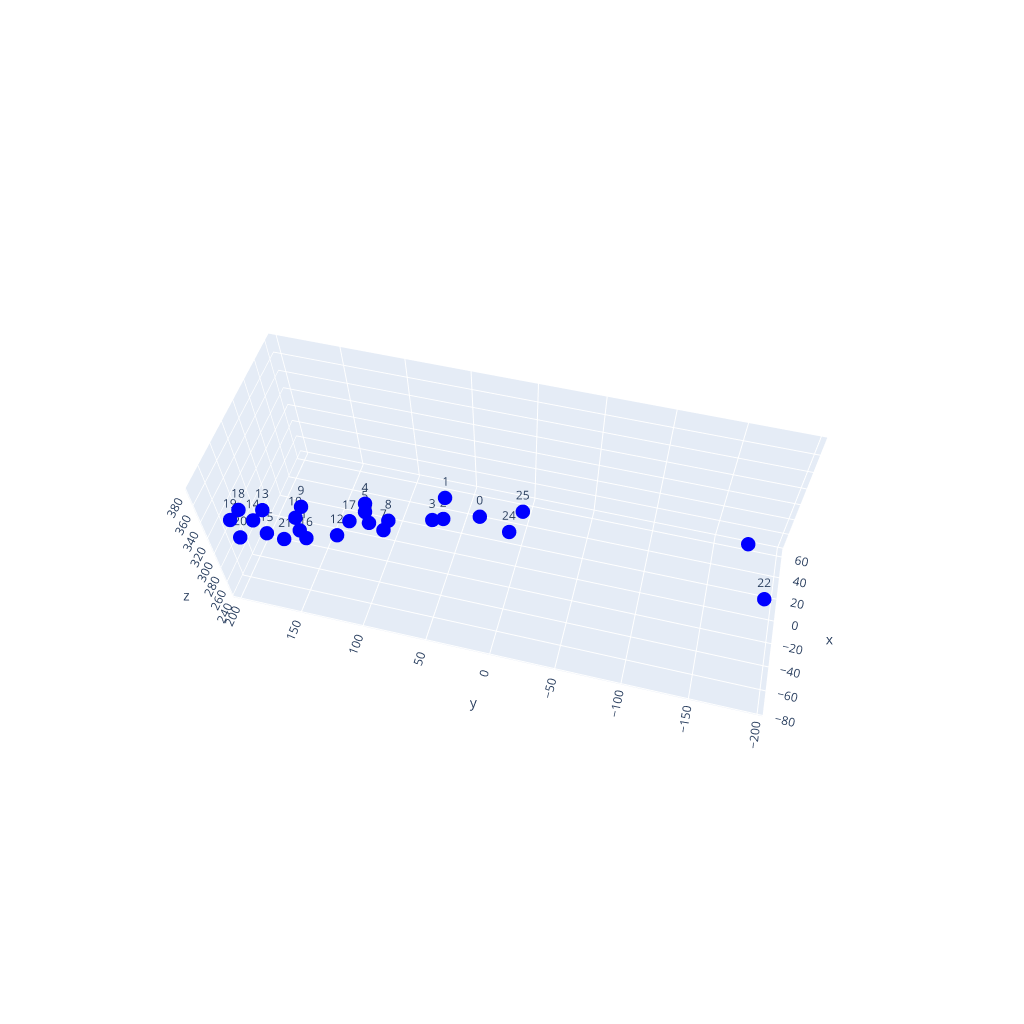

The notebook cell this image was saved under:
### Code cell
handMarkers, palmMarkers, palmPlnNormals, palmCentroids, fingers = generate_hand_poses(HandModel, state, num_poses=1, x_limits=[0, 0], y_limits=[0, 0], z_limits=[300, 300], limitsPS=[-70, 70], limis_FE=[-60, 60], limits_WD=[-60, 60])    
fig = go.Figure()
for pos_markers in handMarkers:
    fig = plot_hand(fig, pos_markers)
fig.show()

### Figure 1 — Plotly figure (JSON) as saved in the notebook; plotly's stock layout.template omitted (floating-point values rounded to 4 significant figures)
{"data": [{"marker": {"color": "blue", "size": 5}, "mode": "markers+text", "text": [0, 1, 2, 3, 4, 5, 6, 7, 8, 9, 10, 11, 12, 13, 14, 15, 16, 17, 18, 19, 20, 21, 22, 23, 24, 25], "type": "scatter3d", "x": [-26.61, -11.4, -0.5505, -52.06, -35.75, -29.04, -25.1, -17.12, -66.04, -51.39, -49.18, -46.08, -31.34, -60.88, -60.24, -55.77, -41.77, -76.28, -65.53, -64.82, -64.56, -47.6, 5.193, 62.94, 6.182, -6.182], "y": [19.52, 49.76, 56.82, 45.15, 101.1, 106.0, 106.7, 100.0, 70.6, 142.6, 151.2, 153.0, 132.2, 167.7, 178.8, 174.6, 152.3, 93.31, 183.3, 194.0, 191.6, 167.6, -192.0, -176.2, 6.688, -6.688], "z": [337.4, 329.4, 285.1, 360.1, 337.8, 316.7, 296.8, 278.1, 370.0, 341.3, 321.7, 300.4, 280.0, 341.7, 324.2, 302.7, 284.0, 375.9, 342.9, 325.8, 303.8, 285.7, 257.8, 242.2, 275.6, 324.4]}], "layout": {"height": 1024, "scene": {"aspectmode": "data", "aspectratio": {"x": 1, "y": 1, "z": 1}, "camera": {"center": {"x": 0, "y": 0, "z": 0}, "eye": {"x": -2, "y": -0.5, "z": 3}, "up": {"x": 0, "y": 0, "z": 20}}}, "width": 1024}}
